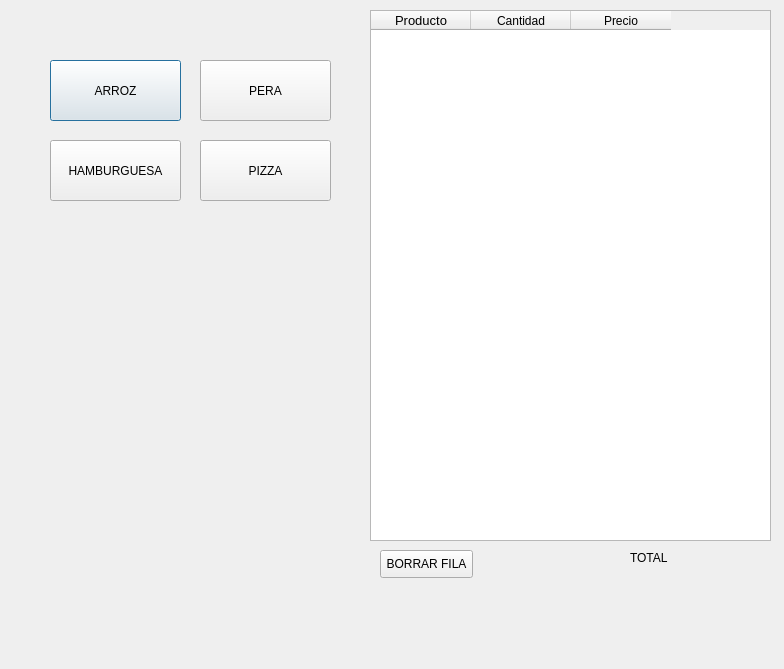
<?xml version="1.0" encoding="UTF-8"?>
<ui version="4.0">
 <class>Dialog</class>
 <widget class="QDialog" name="Dialog">
  <property name="geometry">
   <rect>
    <x>0</x>
    <y>0</y>
    <width>784</width>
    <height>669</height>
   </rect>
  </property>
  <property name="windowTitle">
   <string>Dialog</string>
  </property>
  <widget class="QTableWidget" name="cuenta6">
   <property name="geometry">
    <rect>
     <x>370</x>
     <y>10</y>
     <width>401</width>
     <height>531</height>
    </rect>
   </property>
   <attribute name="horizontalHeaderMinimumSectionSize">
    <number>40</number>
   </attribute>
   <attribute name="verticalHeaderMinimumSectionSize">
    <number>40</number>
   </attribute>
   <column>
    <property name="text">
     <string>Producto</string>
    </property>
    <property name="font">
     <font>
      <pointsize>10</pointsize>
     </font>
    </property>
   </column>
   <column>
    <property name="text">
     <string>Cantidad</string>
    </property>
   </column>
   <column>
    <property name="text">
     <string>Precio</string>
    </property>
   </column>
  </widget>
  <widget class="QLabel" name="total6">
   <property name="geometry">
    <rect>
     <x>630</x>
     <y>550</y>
     <width>91</width>
     <height>16</height>
    </rect>
   </property>
   <property name="text">
    <string>TOTAL</string>
   </property>
  </widget>
  <widget class="QPushButton" name="arroz6">
   <property name="geometry">
    <rect>
     <x>50</x>
     <y>60</y>
     <width>131</width>
     <height>61</height>
    </rect>
   </property>
   <property name="text">
    <string>ARROZ</string>
   </property>
  </widget>
  <widget class="QPushButton" name="pera6">
   <property name="geometry">
    <rect>
     <x>200</x>
     <y>60</y>
     <width>131</width>
     <height>61</height>
    </rect>
   </property>
   <property name="text">
    <string>PERA</string>
   </property>
  </widget>
  <widget class="QPushButton" name="hamburguesa6">
   <property name="geometry">
    <rect>
     <x>50</x>
     <y>140</y>
     <width>131</width>
     <height>61</height>
    </rect>
   </property>
   <property name="text">
    <string>HAMBURGUESA</string>
   </property>
  </widget>
  <widget class="QPushButton" name="pizza6">
   <property name="geometry">
    <rect>
     <x>200</x>
     <y>140</y>
     <width>131</width>
     <height>61</height>
    </rect>
   </property>
   <property name="text">
    <string>PIZZA</string>
   </property>
  </widget>
  <widget class="QPushButton" name="borrar6">
   <property name="geometry">
    <rect>
     <x>380</x>
     <y>550</y>
     <width>93</width>
     <height>28</height>
    </rect>
   </property>
   <property name="text">
    <string>BORRAR FILA</string>
   </property>
  </widget>
 </widget>
 <resources/>
 <connections/>
</ui>
